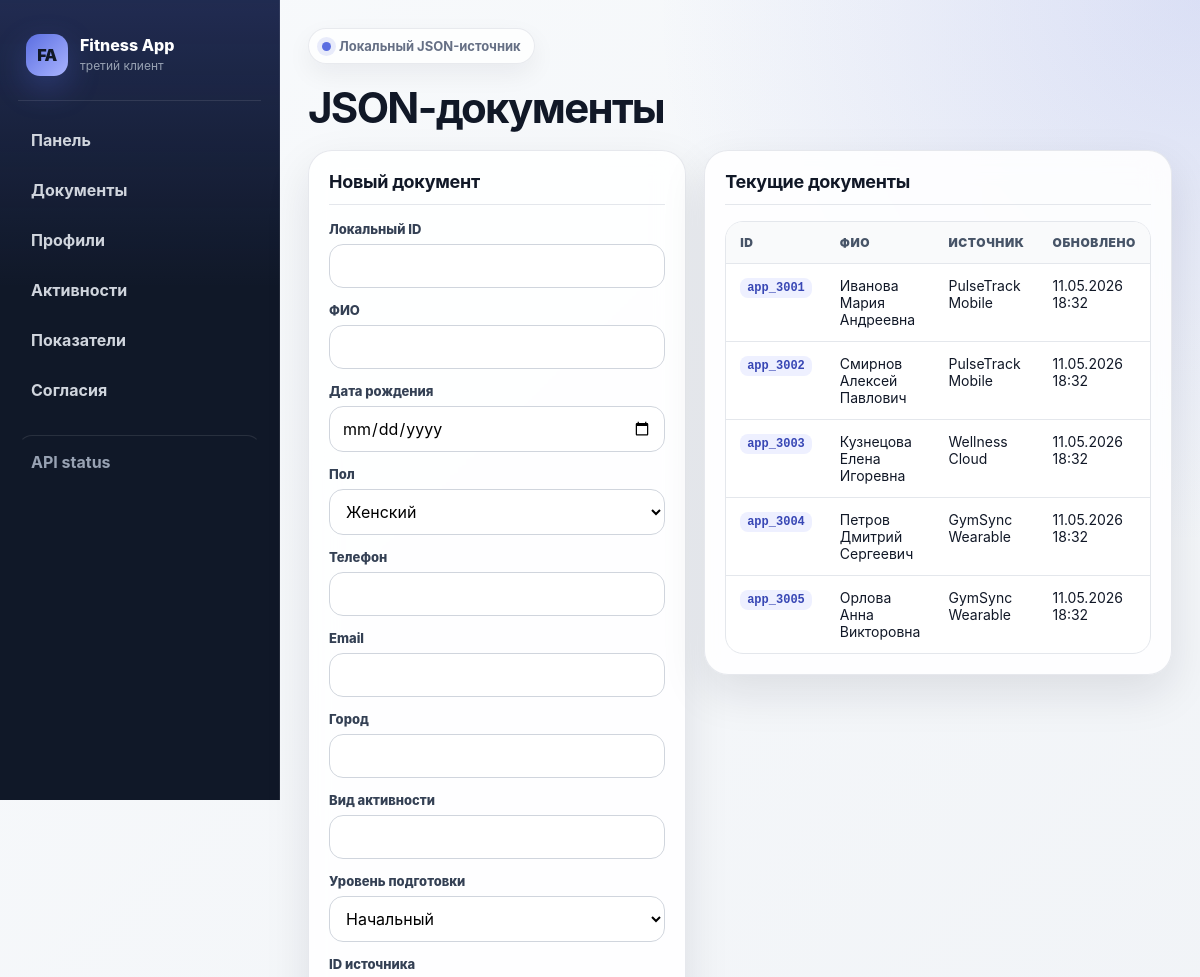
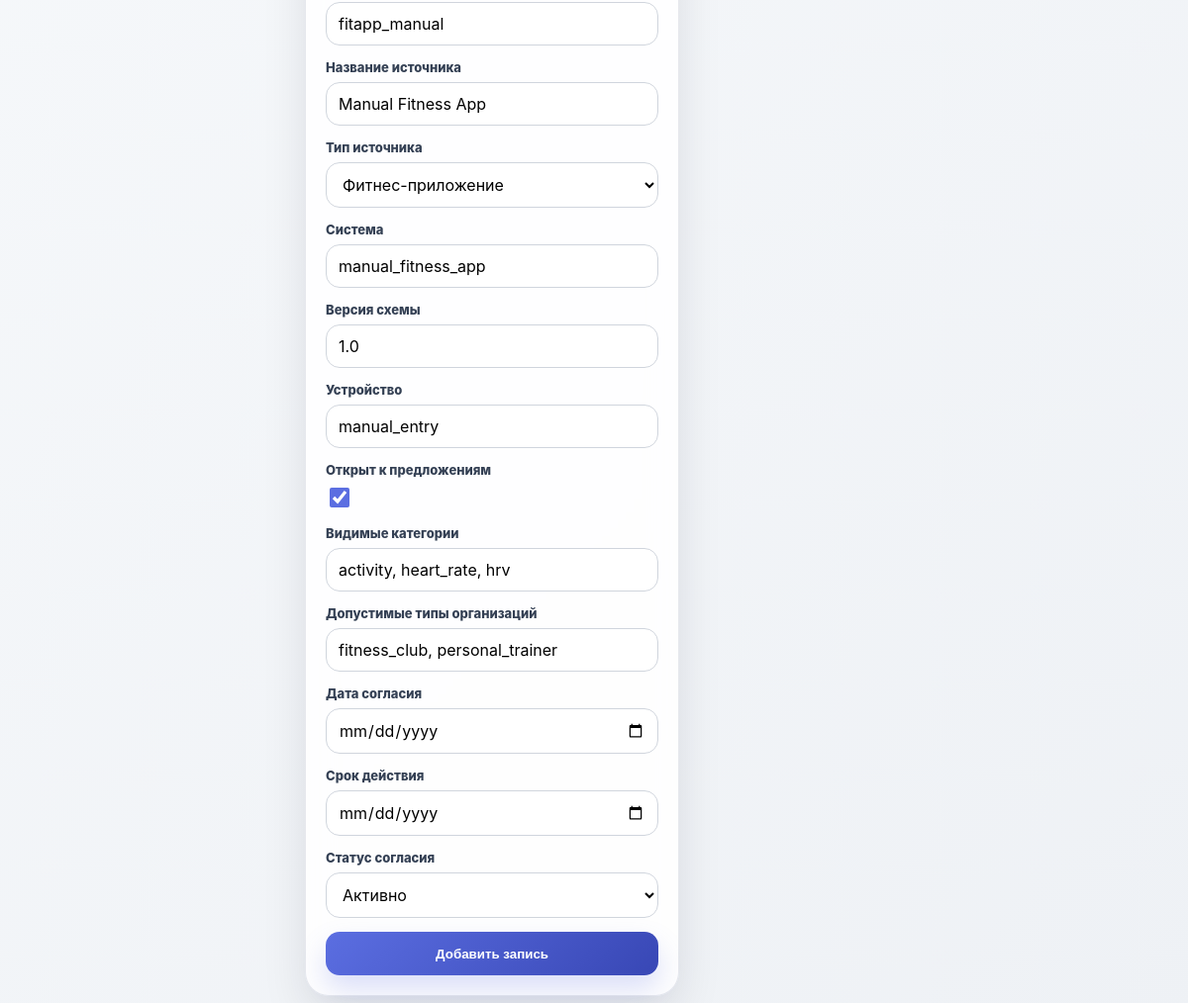
/documents/, run on the app's committed database (2 pictures, top to bottom).
### mobile_source/models.py (models this page shows, shortened)
class FitnessDocument(models.Model):
    local_id = models.CharField("Локальный ID пользователя", max_length=64, unique=True)
    document = models.JSONField("JSON-документ пользователя", default=dict)
    created_at = models.DateTimeField("Дата создания", auto_now_add=True)
    updated_at = models.DateTimeField("Дата обновления", auto_now=True)
    class Meta:
        verbose_name = "JSON-документ фитнес-приложения"
        verbose_name_plural = "JSON-документы фитнес-приложения"
        ordering = ["local_id"]

### mobile_source/views.py (the view)
# urls.py: path("documents/", views.documents_page, name="documents_page"),
def documents_page(request):
    documents_qs = FitnessDocument.objects.order_by("local_id")
    return _save_form_or_render(
        request,
        FitnessDocumentForm,
        "mobile_source/documents.html",
        {"documents": documents_qs},
    )

### mobile_source/forms.py (called while the page is built)
    def _apply_styles(self):
        for field in self.fields.values():
            widget = field.widget
            if isinstance(widget, forms.CheckboxInput):
                widget.attrs.setdefault("class", CHECK_CLASS)
            elif isinstance(widget, forms.Select):
                widget.attrs.setdefault("class", SELECT_CLASS)
            else:
                widget.attrs.setdefault("class", TEXT_CLASS)

### mobile_source/views.py (called while the page is built)
def _save_form_or_render(request, form_class, template_name, context):
    if request.method == "POST":
        form = form_class(request.POST)
        if form.is_valid():
            form.save()
            messages.success(request, "Запись успешно добавлена.")
            return redirect(request.path)
        messages.error(request, "Проверьте заполнение формы.")
    else:
        form = form_class()
    context["form"] = form
    return render(request, template_name, context)

### mobile_source/templates/mobile_source/documents.html (shortened to what this page needs)
{% extends "mobile_source/base.html" %}
{% block content %}
<h1>JSON-документы</h1>
<div class="layout">
    <section class="card">
        <h2>Новый документ</h2>
        {% include "mobile_source/_form.html" %}
    </section>
    <section class="card">
        <h2>Текущие документы</h2>
        {% if documents %}
            <div class="table-wrap">
                <table>
                    <tr><th>ID</th><th>ФИО</th><th>Источник</th><th>Обновлено</th></tr>
                    {% for document in documents %}
                        <tr>
                            <td><code>{{ document.local_id }}</code></td>
                            <td>{{ document.document.profile.fullName|default:"—" }}</td>
                            <td>{{ document.document.organization.name|default:"—" }}</td>
                            <td>{{ document.updated_at|date:"d.m.Y H:i" }}</td>
                        </tr>
                    {% endfor %}
                </table>
            </div>
        {% else %}
            <div class="muted">Документы пока не добавлены.</div>
        {% endif %}
    </section>
</div>
{% endblock %}

### mobile_source/templates/mobile_source/base.html (shortened to what this page needs)
<!doctype html>
<html lang="ru">
<head>
</head>
<body>
<div class="shell">
    <aside>
        <div class="brand">
            <div class="brand-mark">FA</div>
            <div>
                <div class="brand-title">Fitness App</div>
                <div class="brand-subtitle">третий клиент</div>
            </div>
        </div>
        <nav>
            <a href="{% url 'dashboard' %}">Панель</a>
            <a href="{% url 'documents_page' %}">Документы</a>
            <a href="{% url 'profiles_page' %}">Профили</a>
            <a href="{% url 'activities_page' %}">Активности</a>
            <a href="{% url 'metrics_page' %}">Показатели</a>
            <a href="{% url 'consents_page' %}">Согласия</a>
            <a class="api-link" href="/api/status/">API status</a>
        </nav>
    </aside>
    <div class="workspace">
        <main>
            <div class="topbar">
                <div class="source-pill"><span class="dot"></span>Локальный JSON-источник</div>
            </div>
            {% block content %}{% endblock %}
        </main>
    </div>
</div>
</body>
</html>

### mobile_source/templates/mobile_source/_form.html (shortened to what this page needs)
<form method="post" novalidate>
    {% for field in form %}
        <div class="form-row">
            <label for="{{ field.id_for_label }}">{{ field.label }}</label>
            {{ field }}
        </div>
    {% endfor %}
    <button type="submit">Добавить запись</button>
</form>

### mobile_source/templates/mobile_source/base.html (style rules this page uses)
:root { --page: #eef1f5; --panel: #101828; --panel-soft: #1d2939; --surface: #ffffff; --surface-2: #f8fafc; --text: #111827; --muted: #667085; --line: #e4e7ec; --accent: #5b6ee1; --accent-2: #3847b5; --danger: #d92d20; --success: #039855; --shadow: 0 18px 45px rgba(16, 24, 40, 0.10); }
* { box-sizing: border-box; }
body { margin: 0; min-height: 100vh; font-family: Inter, "Segoe UI", Arial, sans-serif; color: var(--text); background: radial-gradient(circle at top right, rgba(91, 110, 225, 0.17), transparent 34rem), linear-gradient(135deg, #f8fafc 0%, var(--page) 100%); }
.shell { display: grid; grid-template-columns: 280px minmax(0, 1fr); min-height: 100vh; }
aside { position: sticky; top: 0; height: 100vh; padding: 24px 18px; color: #ffffff; background: linear-gradient(180deg, rgba(91, 110, 225, 0.22), transparent 36%), var(--panel); border-right: 1px solid rgba(255, 255, 255, 0.08); }
.brand { display: flex; align-items: center; gap: 12px; padding: 10px 8px 24px; border-bottom: 1px solid rgba(255, 255, 255, 0.10); margin-bottom: 18px; }
.brand-mark { width: 42px; height: 42px; border-radius: 14px; display: grid; place-items: center; background: linear-gradient(135deg, var(--accent), #a9b4ff); color: #101828; font-weight: 900; letter-spacing: -0.04em; box-shadow: 0 12px 32px rgba(91, 110, 225, 0.30); }
.brand-title { font-size: 16px; font-weight: 800; line-height: 1.1; }
.brand-subtitle { color: #98a2b3; font-size: 12px; margin-top: 4px; }
nav { display: grid; gap: 8px; }
nav a { display: flex; align-items: center; min-height: 42px; padding: 10px 12px; color: #d0d5dd; text-decoration: none; border-radius: 14px; border: 1px solid transparent; background: transparent; transition: 0.16s ease; font-weight: 650; }
.api-link { margin-top: 16px; color: #98a2b3; border-top: 1px solid rgba(255, 255, 255, 0.10); padding-top: 16px; }
.workspace { min-width: 0; padding: 28px; }
.topbar { display: flex; align-items: center; justify-content: space-between; gap: 16px; margin-bottom: 22px; }
.source-pill { display: inline-flex; align-items: center; gap: 8px; padding: 9px 13px; border-radius: 999px; background: rgba(255, 255, 255, 0.78); border: 1px solid rgba(228, 231, 236, 0.85); color: var(--muted); box-shadow: 0 10px 26px rgba(16, 24, 40, 0.06); font-size: 13px; font-weight: 700; }
.dot { width: 9px; height: 9px; border-radius: 999px; background: var(--accent); box-shadow: 0 0 0 5px rgba(91, 110, 225, 0.13); }
main { max-width: 1320px; margin: 0 auto; }
h1 { margin: 0 0 20px; font-size: clamp(28px, 4vw, 42px); line-height: 1.05; letter-spacing: -0.04em; }
h2 { margin: 0 0 16px; font-size: 18px; letter-spacing: -0.015em; }
.card { background: rgba(255, 255, 255, 0.88); backdrop-filter: blur(14px); border: 1px solid rgba(228, 231, 236, 0.92); border-radius: 24px; padding: 20px; box-shadow: var(--shadow); margin-bottom: 18px; }
.card h2 { padding-bottom: 12px; border-bottom: 1px solid var(--line); }
.layout { display: grid; grid-template-columns: minmax(300px, 410px) 1fr; gap: 18px; align-items: start; }
.table-wrap { overflow-x: auto; border: 1px solid var(--line); border-radius: 18px; background: var(--surface); }
table { width: 100%; border-collapse: separate; border-spacing: 0; font-size: 14px; }
th, td { border-bottom: 1px solid var(--line); padding: 13px 14px; text-align: left; vertical-align: top; }
tr:last-child td { border-bottom: 0; }
th { color: #475467; font-size: 12px; font-weight: 900; text-transform: uppercase; letter-spacing: 0.05em; background: #f9fafb; }
.form-row { margin-bottom: 14px; }
label { display: block; font-weight: 800; margin-bottom: 7px; font-size: 13px; color: #344054; }
.form-control, .form-select { width: 100%; min-height: 42px; border: 1px solid #d0d5dd; border-radius: 14px; padding: 11px 12px; font: inherit; background: #ffffff; outline: none; transition: 0.15s ease; }
.form-check-input { width: 20px; height: 20px; accent-color: var(--accent); }
button, .button { display: inline-flex; justify-content: center; align-items: center; width: 100%; min-height: 44px; border: 0; border-radius: 14px; padding: 12px 16px; background: linear-gradient(135deg, var(--accent), var(--accent-2)); color: #ffffff; font-weight: 900; cursor: pointer; text-decoration: none; box-shadow: 0 14px 28px rgba(91, 110, 225, 0.22); transition: 0.16s ease; }
code { background: #eef0ff; color: #3847b5; padding: 3px 7px; border-radius: 8px; font-size: 12px; font-weight: 800; }

### data on the page
FitnessDocument: local_id "app_3001", document.profile.fullName "Иванова Мария Андреевна", document.organization.name "PulseTrack Mobile", updated_at "11.05.2026 18:32"
FitnessDocument: local_id "app_3002", document.profile.fullName "Смирнов Алексей Павлович", document.organization.name "PulseTrack Mobile", updated_at "11.05.2026 18:32"
FitnessDocument: local_id "app_3003", document.profile.fullName "Кузнецова Елена Игоревна", document.organization.name "Wellness Cloud", updated_at "11.05.2026 18:32"
FitnessDocument: local_id "app_3004", document.profile.fullName "Петров Дмитрий Сергеевич", document.organization.name "GymSync Wearable", updated_at "11.05.2026 18:32"
FitnessDocument: local_id "app_3005", document.profile.fullName "Орлова Анна Викторовна", document.organization.name "GymSync Wearable", updated_at "11.05.2026 18:32"

### other printed values
{{ field.label }} "Локальный ID" "ФИО" "Дата рождения" "Пол" "Телефон" "Email" "Город" "Вид активности" "Уровень подготовки" "ID источника" "Название источника" "Тип источника" "Система" "Версия схемы" "Устройство" "Открыт к предложениям" "Видимые категории" "Допустимые типы организаций" "Дата согласия" "Срок действия" "Статус согласия"
